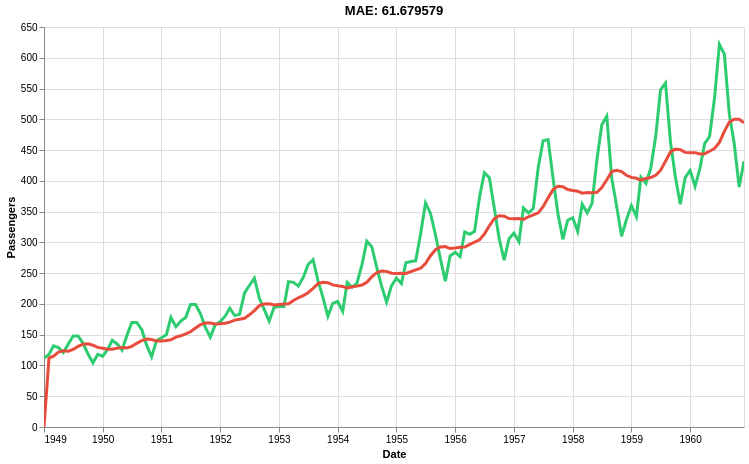

This figure's notebook cell:
### Markdown cell above
The model has captured a trend but not the right one. Indeed it thinks the trend is linear whereas we can visually see that the growth of the data increases with time. In other words the second derivative of the series is positive. This is a well know problem in time series forecasting and there are thus many ways to handle it; for example by using a [Box-Cox transform](https://www.wikiwand.com/en/Power_transform). However we are going to do something a bit different, and instead linearly detrend the series using a `TargetStandardScaler`.

### Code cell
from river import stats


model = compose.Pipeline(
    ('ordinal_date', compose.FuncTransformer(get_ordinal_date)),
    ('scale', preprocessing.StandardScaler()),
    ('lin_reg', linear_model.LinearRegression(intercept_lr=0)),
)

model = preprocessing.TargetStandardScaler(regressor=model)

evaluate_model(model)

### Figure 1 — Vega-Lite specification as saved in the notebook (floating-point values rounded to 4 significant figures; data arrays with more than 128 entries replaced by an {"elided": "..."} marker saying what was removed)
{"config": {"view": {"continuousWidth": 300, "continuousHeight": 300}}, "layer": [{"mark": {"type": "line", "color": "#2ecc71", "strokeWidth": 3}, "encoding": {"x": {"field": "Date", "title": "Date", "type": "temporal"}, "y": {"field": "Ground truth", "title": "Passengers", "type": "quantitative"}}, "name": "view_c91b5dca34c536c4_0"}, {"mark": {"type": "line", "color": "#e74c3c", "strokeWidth": 3}, "encoding": {"x": {"field": "Date", "title": "Date", "type": "temporal"}, "y": {"field": "Prediction", "type": "quantitative"}}}], "data": {"name": "data-f9a46b501c06b130614d7787c46e5ff4"}, "height": 400, "params": [{"name": "param_1e9efca18e7a2868", "select": {"type": "interval", "encodings": ["x", "y"]}, "bind": "scales", "views": ["view_c91b5dca34c536c4_0"]}], "title": "MAE: 61.679579", "width": 700, "$schema": "https://vega.github.io/schema/vega-lite/v6.1.0.json", "datasets": {"data-f9a46b501c06b130614d7787c46e5ff4": {"elided": "144 records"}}}
